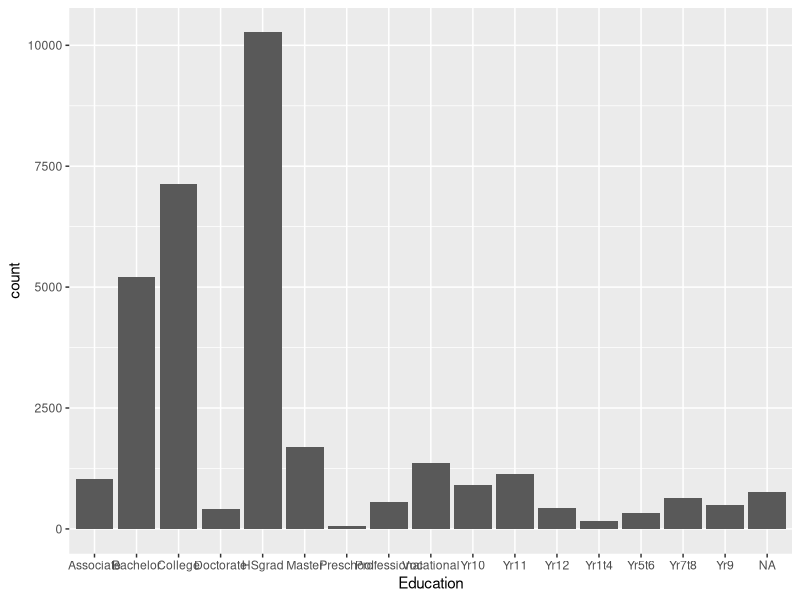
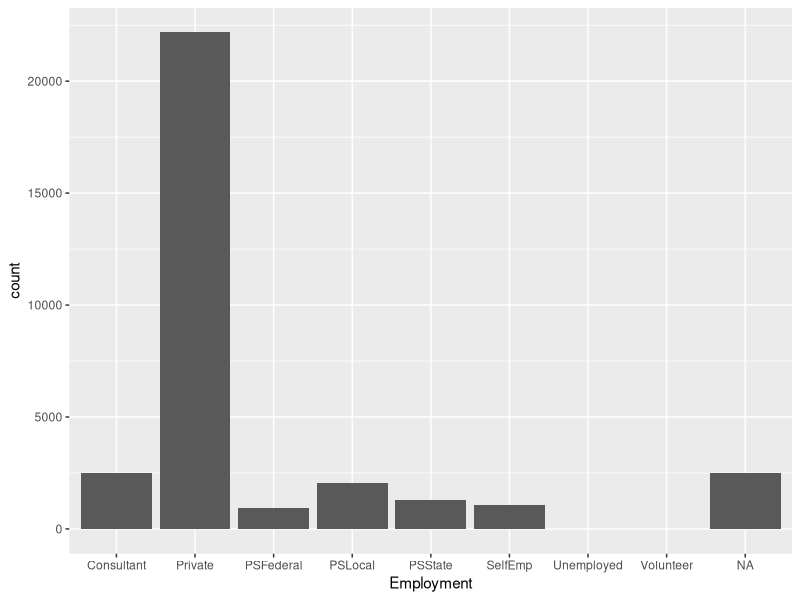
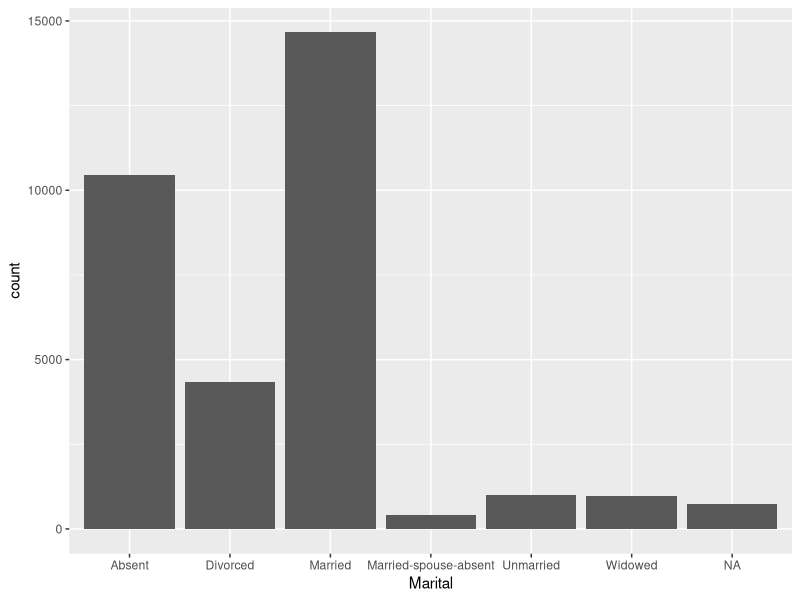
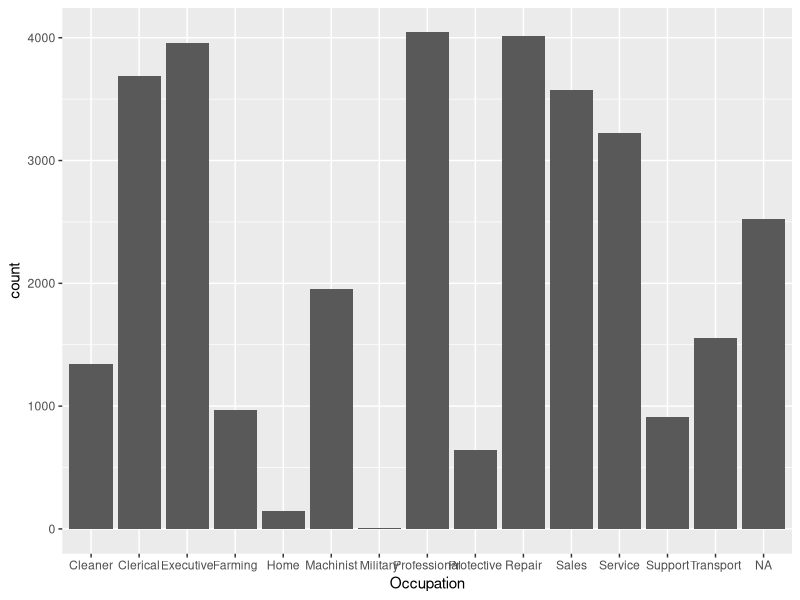
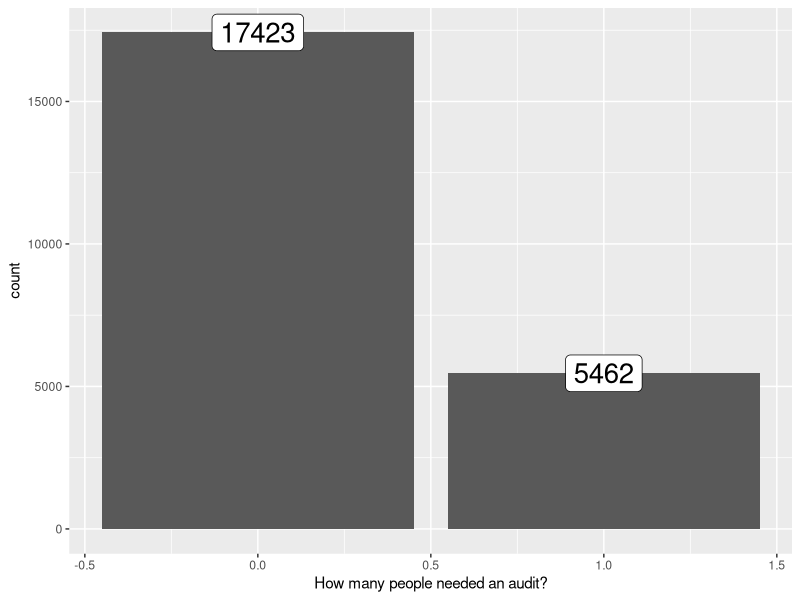

These charts were generated, in order, by the following R code:
## ---- chunk 1
knitr::opts_chunk$set(echo = TRUE)
## ---- chunk 2
library(Hmisc)
library(knitr)
library(ggplot2)
library(dplyr)
library(caret)
library(randomForest)
library(gridExtra)
library(ROCR)
library(corrplot)
library(tidyr)
library(rpart)
## ---- chunk 3
train <- read.csv("audit_train.csv", stringsAsFactors = F, na.strings = c("NA", ""))
test <- read.csv("audit_test.csv", stringsAsFactors = F, na.strings = c("NA", ""))
## ---- chunk 4
str(train)
## ---- chunk 5
test$Adjustment <- NA
test$Target <- NA
all <- rbind(train, test)

ggplot(data=all, aes(x=Education), fill=Target) +
    geom_bar(stat="count")
ggplot(data=all, aes(x=Employment)) +
    geom_bar(stat="count")
ggplot(data=all, aes(x=Marital)) +
    geom_bar(stat="count")
ggplot(data=all, aes(x=Occupation)) +
    geom_bar(stat="count")

## ---- chunk 6
sapply(all, function(x) {sum(is.na(x))})
## ---- chunk 7
df <- all %>% replace_na(list("Employment" = "unknown", "Education" = "unknown", "Marital" = "unknown", "Occupation" = "unknown", "Accounts" = "unknown", "Gender" = "unknown"))
sapply(df, function(x) {sum(is.na(x))})
## ---- chunk 8
summary(all$Age)
Agefit <- rpart(Age ~ Employment + Education + Marital + Occupation + Income + Gender + Deductions + Hours, data = df[!is.na(df$Age),], method = "anova")
df$Age[is.na(df$Age)] <- predict(Agefit, df[is.na(df$Age),])
sapply(df, function(x) {sum(is.na(x))})
## ---- chunk 9
Incomefit <- rpart(Income ~ Employment + Education + Marital + Occupation + Age + Gender + Deductions + Hours, data = df[!is.na(df$Income),], method = "anova")
df$Income[is.na(df$Income)] <- predict(Incomefit, df[is.na(df$Income),])

Deductionsfit <- rpart(Deductions ~ Employment + Education + Marital + Occupation + Income + Gender + Age + Hours, data = df[!is.na(df$Deductions),], method = "anova")
df$Deductions[is.na(df$Deductions)] <- predict(Deductionsfit, df[is.na(df$Deductions),])

Hoursfit <- rpart(Hours ~ Employment + Education + Marital + Occupation + Income + Gender + Deductions + Age, data = df[!is.na(df$Hours),], method = "anova")
df$Hours[is.na(df$Hours)] <- predict(Hoursfit, df[is.na(df$Hours),])
sapply(df, function(x) {sum(is.na(x))})
## ---- chunk 10
df$Adjustment <- NULL
df$Employment <-as.factor(df$Employment)
df$Education <- as.factor(df$Education)
df$Marital <- as.factor(df$Marital)
df$Occupation <- as.factor(df$Occupation)
df$Gender <- as.factor(df$Gender)
df$Accounts <- as.factor(df$Accounts)
## ---- chunk 11
ggplot(df[!is.na(df$Target),], aes(x = Target, fill = Target)) +
  geom_bar(stat='count') +
  labs(x = 'How many people needed an audit?') +
        geom_label(stat='count',aes(label=..count..), size=7) 
